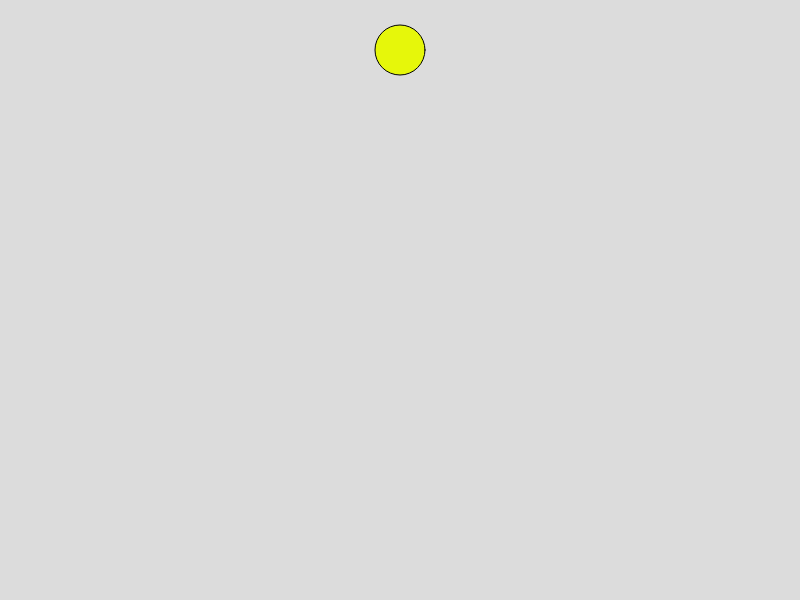
Frame 1 (no input)
Frame 60 (no input): identical to frame 1, image omitted
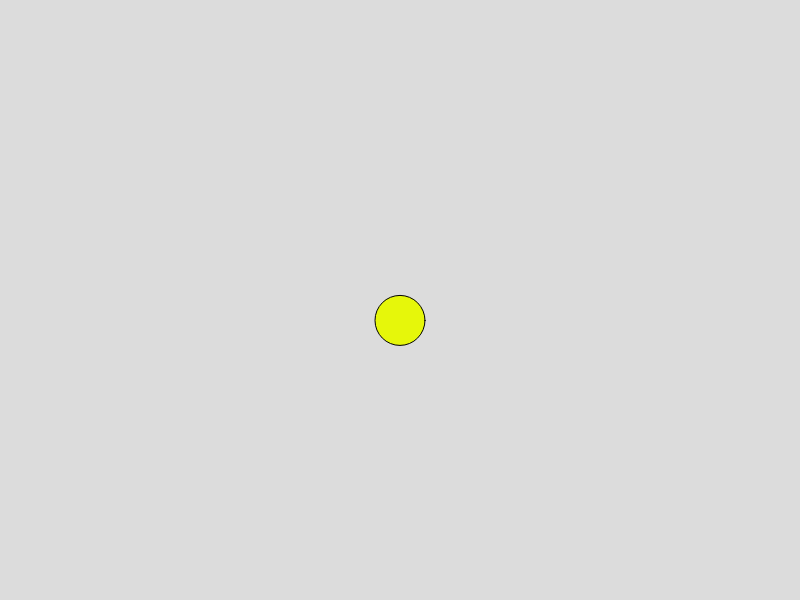
Frame 120 (the mouse pressed at the canvas centre since frame 60)

The p5.js sketch that drew these frames (run headless with seeded random() and noise() and a simulated clock; from frame 60 on, the mouse is pressed at the canvas centre):

// p5.js sketch
// ── sketch.js

const canvasWidth = 800;
const canvasHeight = 600;
const circleSize = 50;

class Circle {
    constructor(x, y, diameter, color) {
        this.x = x;
        this.y = y;
        this.diameter = diameter;
        this.color = color;
    }
}

// keyframes must be in order by increasing t
// t is in seconds
const keyframes = [
    {
        t: 1,
        position: {
            x: canvasWidth/2,
            y: 50,
        }
    },
    {
        t: 3,
        position: {
            x: canvasWidth/2, 
            y: canvasHeight,
        }
    },
    {
        t: 5,
        position: {
            x: canvasWidth,
            y: canvasHeight,
        }
    },
    {
        t: 6,
        position: {
            x: 0, 
            y: 0,
        }
    }
];
let circleColor;
let currT = 0;
let currKeyframe = 0; // idx of first keyframe in the pair that's being interpolated 

function setup() {
    createCanvas(canvasWidth, canvasHeight);
    circleColor = randomColor();
}

function draw() {
console.log(currKeyframe)
    background(220);

    let k1;
    let k2; 

    console.log("currKeyframe=" + currKeyframe)
    console.log("currT = " + currT)

    // before the first frame
    if (currKeyframe == 0 && currT <= keyframes[0].t) {
        k1 = keyframes[currKeyframe]
        k2 = keyframes[currKeyframe]
    }
    // after the last frame
    else if (currKeyframe == keyframes.length - 1 && currT > keyframes[currKeyframe].t) {
        k1 = keyframes[currKeyframe]
        k2 = keyframes[currKeyframe]
    }
    // between two frames
    else {
        // move onto the next kf if we are past this pair's limit (k2.t)
        if (currT >= keyframes[currKeyframe + 1].t) {
            currKeyframe++;
            return; // move to next iteration
        }
        // normal case
        k1 = keyframes[currKeyframe]
        k2 = keyframes[currKeyframe + 1]
    }

    drawFromKeyframes(currT, k1, k2);

    currT += deltaTime / 1000
}

function drawFromKeyframes(currT, k1, k2) {
    let currX;
    let currY;
    console.log(k1, k2)

    if (k2.t == k1.t) {
        currX = k1.position.x;
        currY = k2.position.y;
    } else {
        // how far between k1.t and k2.t is currT
        currX = k1.position.x + (k2.position.x - k1.position.x)*((currT - k1.t) / (k2.t - k1.t));
        currY = k1.position.y + (k2.position.y - k1.position.y)*((currT - k1.t) / (k2.t - k1.t));
    }

    drawCircle(currX, currY, circleSize, circleColor)
}

function drawCircle(x, y, size, color) {
    fill(color)
    circle(x, y, size)
}

function randomColor() {
    return [Math.random()*255, Math.random()*255, Math.random()*255];
}
